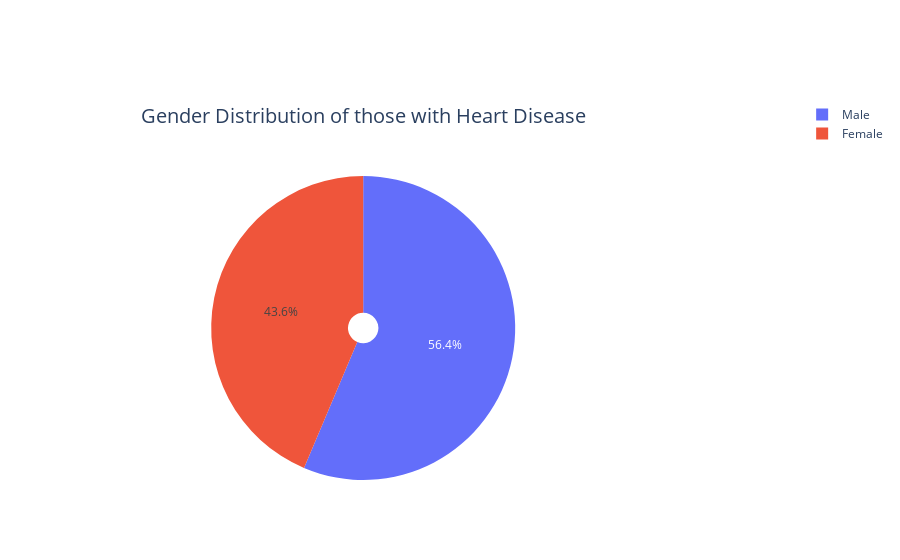

Source (notebook cell):
### Markdown cell above
**4-) Gender Distribution of those with Heart Disease**

### Code cell
data_patient=data[data.target==1]
patient_gender_pie={
  "data": [
    {
      "values": data_patient.sex.value_counts(),
      "labels": ["Male","Female"],
      "domain": {"x": [0, .8],
                "y": [0, .8]},
      "name": "Gender Distribution of those with Heart Disease",
      "hoverinfo":"label+percent+name+value",
      "hole": .1,
      "type": "pie"
    },],
  "layout": {
        #"title":"Population Rate of Regions",
        "annotations": [
            { "font": { "size": 20},
              "showarrow": False,
              "text": "Gender Distribution of those with Heart Disease",
                "x": 0.4,
                "y": 1
            },
        ]
    }
}
    
iplot(patient_gender_pie)

### Figure 1 — Plotly figure (JSON) as saved in the notebook; plotly's stock layout.template omitted (floating-point values rounded to 4 significant figures)
{"data": [{"domain": {"x": [0, 0.8], "y": [0, 0.8]}, "hole": 0.1, "hoverinfo": "label+percent+name+value", "labels": ["Male", "Female"], "name": "Gender Distribution of those with Heart Disease", "type": "pie", "values": [93, 72]}], "layout": {"annotations": [{"font": {"size": 20}, "showarrow": false, "text": "Gender Distribution of those with Heart Disease", "x": 0.4, "y": 1}]}}
